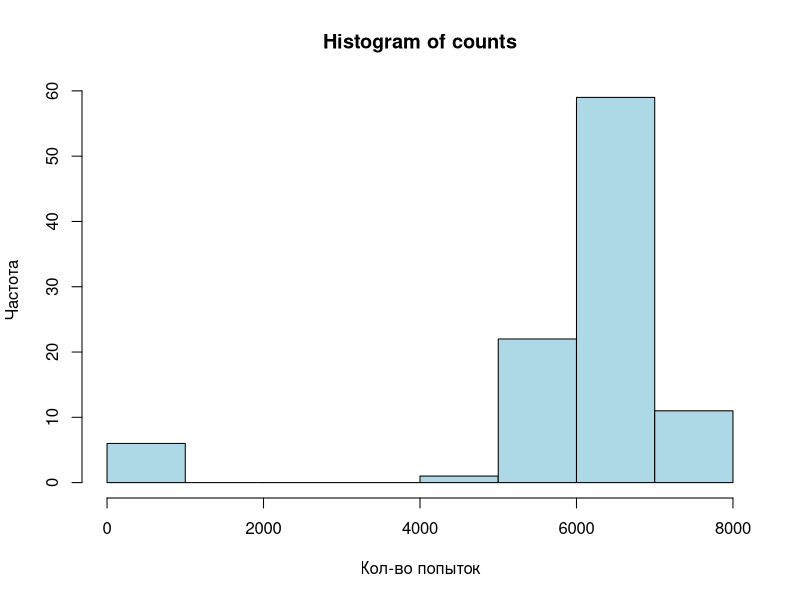

Recreate this plot in R.
N = 10 #Количество узлов в сетке
grid = matrix(nrow = N, ncol = N, 1:(N^2), byrow = TRUE)
finish = c(3, 3) #Конечный узел
prob_matrix = function(n) {
  P = matrix(0, nrow = n^2, ncol = n^2)
  for(i in 1:n) {
    for(j in 1:n) {
      up = i - 1
      right = j + 1
      down = i + 1
      left = j - 1
      directions = c(up, right, down, left)
      count_val = sample(sum(directions > 0), 1)
      rand_val = runif(count_val) # Используем равномерное распределение
      prob = rand_val / sum(rand_val) # Нормализуем
      k = 1
      if(up > 0 && up <= n && k <= count_val) {
        P[grid[i, j], grid[up, j]] = prob[k]
        k = k + 1
      }
      if(right > 0 && right <= n && k <= count_val) {
        P[grid[i, j], grid[i, right]] = prob[k]
        k = k + 1
      }
      if(down > 0 && down <= n && k <= count_val) {
        P[grid[i, j], grid[down, j]] = prob[k]
        k = k + 1
      }
      if(left > 0 && left <= n && k <= count_val) {
        P[grid[i, j], grid[i, left]] = prob[k]
        k = k + 1
      }
    }
  }
  return(P)
}

probability_matrix = prob_matrix(N)

rand_walk = function(start_pos, p_matr, fin_pos) {
  path = matrix(0,nrow = 1, ncol = 2)
  path[1,] = start_pos
  knot = start_pos
  prev_knot = knot
  k = 1
  repeat {
    col_prob_trans = which.max(p_matr[grid[knot[1], knot[2]],])
    next_knot = which(grid == col_prob_trans, arr.ind = TRUE)
    prev_knot = knot
    p_matr[grid[knot[1], knot[2]], col_prob_trans] = p_matr[grid[knot[1], knot[2]], col_prob_trans]/2
    p_matr[col_prob_trans, grid[knot[1], knot[2]]] = p_matr[col_prob_trans, grid[knot[1], knot[2]]]/2
    knot = next_knot
    path = rbind(path, knot)
    k = k + 1
    if(knot[1] == fin_pos[1] && knot[2] == fin_pos[2]) break;
    #if(k == (N^2)) break;
  }
  return(path)
}

# Функция для отображении поля переходов всех овец, которые не находятся на финише, в параметре указывается матрица переходов probability_matrix
all_pole = function(p_matr) {
  for(j in 1:(N^2)) {
    start = which(grid == j, arr.ind = TRUE)
    if(start[1] != finish[1] || start[2] != finish[2]) {
      res = rand_walk(start, p_matr, finish)
      plot(1:N, 1:N, asp = 1, xlim = c(1, N), ylim = c(1, N), type = "n", xlab = "Ось X", ylab = "Ось Y", main = paste("График блужданий", j))
      for(i in 2:length(res[,1])) {
        lines(c(res[i - 1,1], res[i,1]), c(res[i - 1,2], res[i,2]), col = 'red', type = 'l', lwd = 2)
        arrows(res[i - 1,1], res[i - 1,2], res[i,1], res[i,2], length = 0.1, col = "red", lwd = 2) 
      }
      for(i in 2:length(res[,1])) points(res[i,1], res[i,2], col = "blue", pch = 19, cex = 1.5)
      points(start[1], start[2], col = "green", pch = 19, cex = 2)
      points(finish[1], finish[2], col = "magenta", pch = 19, cex = 2)
      axis(1, at = 1:N)
      axis(2, at = 1:N)
      grid(nx = NA, ny = NULL, col = 1, lty = "dotted")
      grid(nx = NULL, ny = NA, col = 1, lty = "dotted")
    }
  }
}

# Функция для отображении поля переходов одной овцы, в параметрах указывается матрица переходов probability_matrix
# И стартовая позиция, например c(1,1) в зависимости от N, указанного в начале кода
pole = function(p_matr, start_pos = c(1,1)) {
  start = start_pos
  if(start[1] != finish[1] || start[2] != finish[2]) {
    res = rand_walk(start, p_matr, finish)
    plot(1:N, 1:N, asp = 1, xlim = c(1, N), ylim = c(1, N), type = "n", xlab = "Ось X", ylab = "Ось Y", main = paste("График блужданий"))
    for(i in 2:length(res[,1])) {
      lines(c(res[i - 1,1], res[i,1]), c(res[i - 1,2], res[i,2]), col = 'red', type = 'l', lwd = 2)
      arrows(res[i - 1,1], res[i - 1,2], res[i,1], res[i,2], length = 0.1, col = "red", lwd = 2) 
    }
    for(i in 2:length(res[,1])) points(res[i,1], res[i,2], col = "blue", pch = 19, cex = 1.5)
    points(start[1], start[2], col = "green", pch = 19, cex = 2)
    points(finish[1], finish[2], col = "magenta", pch = 19, cex = 2)
    grid(col = 1)
  }
  return(res)
}

# Функция для отображении гистограммы, в параметре указывается матрица переходов probability_matrix
histogram_directions = function(p_matr) {
  counts = 0
  k = 1
  for(j in 1:(N^2)) {
    start = which(grid == j, arr.ind = TRUE)
    if(start[1] != finish[1] || start[2] != finish[2]) {
      res = rand_walk(start, p_matr, finish)
      if(finish[1] == res[length(res[,1]), 1] && finish[2] == res[length(res[,2]), 2]) {
        if(counts[1] == 0) {
          counts[1] = length(res[,1]) - 1
          k = k + 1
        } else {
          counts[k] = length(res[,1]) - 1
          k = k + 1
        }
      }
    }
  }
  hist(counts, breaks = N, col = "lightblue", xlab = "Кол-во попыток", ylab = "Частота")
  return(counts)
}

#all_pole(probability_matrix)
histogram_directions(probability_matrix)
#res = pole(probability_matrix, c(1,1))

